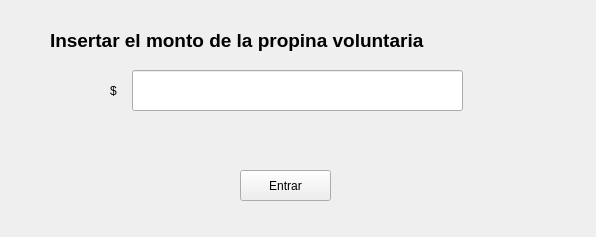
<?xml version="1.0" encoding="UTF-8"?>
<ui version="4.0">
 <class>login</class>
 <widget class="QMainWindow" name="login">
  <property name="geometry">
   <rect>
    <x>0</x>
    <y>0</y>
    <width>596</width>
    <height>237</height>
   </rect>
  </property>
  <property name="sizePolicy">
   <sizepolicy hsizetype="Preferred" vsizetype="Preferred">
    <horstretch>0</horstretch>
    <verstretch>0</verstretch>
   </sizepolicy>
  </property>
  <property name="minimumSize">
   <size>
    <width>596</width>
    <height>237</height>
   </size>
  </property>
  <property name="maximumSize">
   <size>
    <width>596</width>
    <height>237</height>
   </size>
  </property>
  <property name="windowTitle">
   <string>Tarifa Voluntaria</string>
  </property>
  <widget class="QWidget" name="centralWidget">
   <widget class="QPushButton" name="pushButton">
    <property name="geometry">
     <rect>
      <x>240</x>
      <y>170</y>
      <width>91</width>
      <height>31</height>
     </rect>
    </property>
    <property name="text">
     <string>Entrar</string>
    </property>
   </widget>
   <widget class="QLabel" name="label">
    <property name="geometry">
     <rect>
      <x>50</x>
      <y>20</y>
      <width>471</width>
      <height>41</height>
     </rect>
    </property>
    <property name="font">
     <font>
      <pointsize>14</pointsize>
      <weight>75</weight>
      <bold>true</bold>
     </font>
    </property>
    <property name="text">
     <string>Insertar el monto de la propina voluntaria</string>
    </property>
   </widget>
   <widget class="QLabel" name="label_2">
    <property name="geometry">
     <rect>
      <x>110</x>
      <y>80</y>
      <width>21</width>
      <height>21</height>
     </rect>
    </property>
    <property name="text">
     <string>$</string>
    </property>
   </widget>
   <widget class="QLineEdit" name="lineEdit">
    <property name="geometry">
     <rect>
      <x>132</x>
      <y>70</y>
      <width>331</width>
      <height>41</height>
     </rect>
    </property>
    <property name="text">
     <string/>
    </property>
   </widget>
   <widget class="QLabel" name="label_3">
    <property name="geometry">
     <rect>
      <x>130</x>
      <y>110</y>
      <width>391</width>
      <height>61</height>
     </rect>
    </property>
    <property name="font">
     <font>
      <pointsize>11</pointsize>
      <weight>50</weight>
      <italic>true</italic>
      <bold>false</bold>
     </font>
    </property>
    <property name="styleSheet">
     <string notr="true">color: rgb(255, 7, 7);</string>
    </property>
    <property name="text">
     <string/>
    </property>
   </widget>
  </widget>
 </widget>
 <layoutdefault spacing="6" margin="11"/>
 <resources/>
 <connections/>
</ui>
